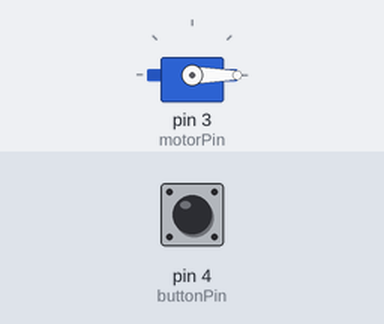
The sketch below on a simulated Arduino Uno, built with avr-gcc and run on an emulated ATmega328P. Parts: servo. Inputs (shaded band) come from the test bench; at power-on: pin 4 (buttonPin) LOW.

Above: at 1.2 s.
1.3 s: pin 4 (buttonPin) pulled HIGH for 0.15 s
At 2.42 s:
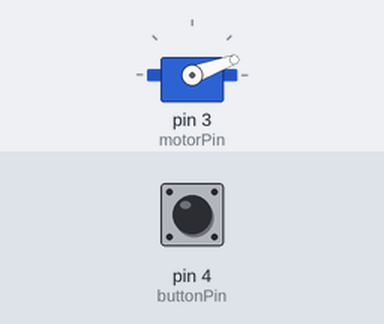
At 3.42 s:
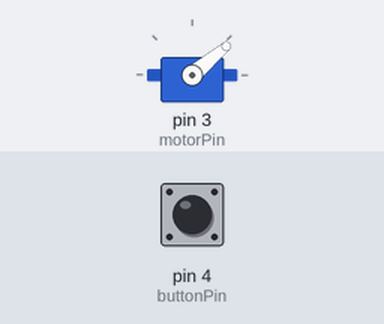
7.4 s: pin 4 (buttonPin) pulled HIGH for 3.2 s
At 7.42 s:
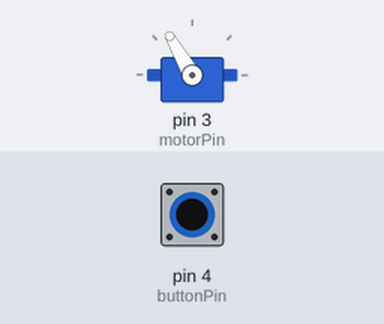
Timing chart, 0 to 18.1 s (numbered marks = the images above; inputs shaded):
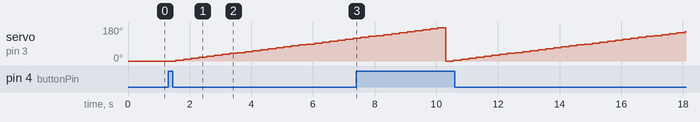

The sketch:

copy_of_unit_1_test_coding_challenge1.ino
```cpp
#include <Servo.h>

int buttonPin = 4;
int motorPin = 3;
int ledPin = 5;
Servo motor;

void setup()
{
 Serial.begin(9600);
 motor.attach(motorPin);
 pinMode(buttonPin, INPUT);
 pinMode(3, OUTPUT);
}

void loop()
{
    if(digitalRead(buttonPin) == 1)
      {
       for(int i = 0; i<180; i= i+5)
       {
         motor.write(i);
         delay(50);
         digitalWrite (3,HIGH);
         delay(100);
         digitalWrite (3,LOW);
         delay(100);
       }
      }
    else
      {
        motor.write(0);
          delay(10);
      }
}
```

Measured:
- after the input at 1.3 s, servo on pin 3 (motorPin): moves from 0° to 120° over 5.8 s, starting after 0.25 s
